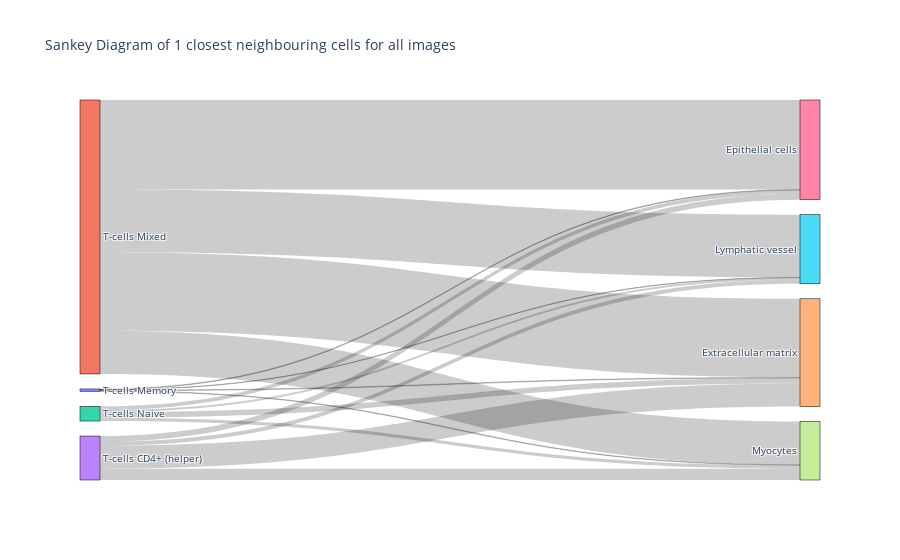

The cell this chart's notebook holds for it:
### Markdown cell above
#### Create Sankey plot for combined df

### Code cell
try:
    combined_sankey_fig = create_sankey(combined_from_to_df, from_cts, to_cts, "all images", radius)
except:
    print("You only have one image, so there is no need to pool images. The result would be the same.")

### Figure 1 — Plotly figure (JSON) as saved in the notebook; plotly's stock layout.template omitted (floating-point values rounded to 4 significant figures)
{"data": [{"link": {"source": [0, 0, 0, 0, 1, 1, 1, 1, 2, 2, 2, 2, 3, 3, 3, 3], "target": [4, 5, 6, 7, 4, 5, 6, 7, 4, 5, 6, 7, 4, 5, 6, 7], "value": [11, 8, 11, 10, 1313, 1046, 1494, 721, 92, 33, 64, 56, 384, 67, 95, 188]}, "node": {"label": ["T-cells Memory", "T-cells Mixed", "T-cells Naive", "T-cells CD4+ (helper)", "Extracellular matrix", "Lymphatic vessel", "Epithelial cells", "Myocytes"], "line": {"color": "black", "width": 0.5}, "pad": 15, "thickness": 20}, "type": "sankey"}], "layout": {"font": {"size": 10}, "title": {"text": "Sankey Diagram of 1 closest neighbouring cells for all images"}}}
